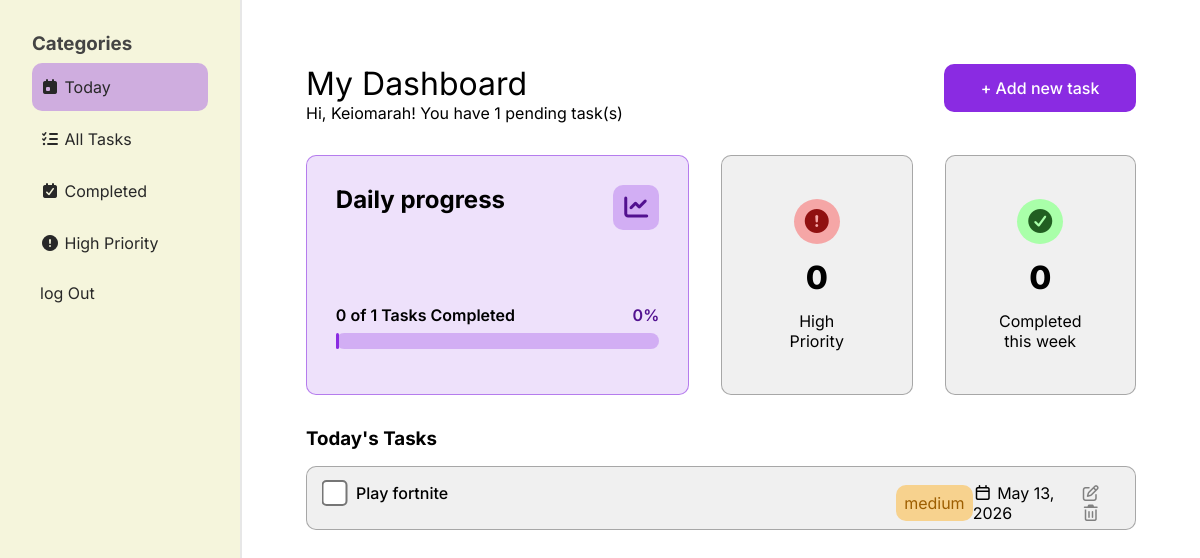
Screenshot of / (signed in) with the database file from the repository.
### website/models.py (models this page shows)
class User(db.Model, UserMixin):
    id = db.Column(db.Integer, primary_key=True)
    name = db.Column(db.String(150))
    surname = db.Column(db.String(150))
    email = db.Column(db.String(150), unique=True)
    phone = db.Column(db.String(10), unique=True)
    password = db.Column(db.String(150))
    tp = db.Column(db.Boolean, default=False)
    tasks = db.relationship('Task')

class Task(db.Model):
    task_name = db.Column(db.String(1000))
    complete = db.Column(db.Boolean, default=False)
    due = db.Column(db.Date, default=func.now())
    priority = db.Column(db.String(150))
    id = db.Column(db.Integer, primary_key=True)
    user_id = db.Column(db.Integer, db.ForeignKey('user.id'))

### website/views.py (the view)
@views.route('/')
@login_required
def home():
    tasks = Task.query.filter_by(user_id=current_user.id).all()
    today = date.today()
    for task in tasks:
       task.is_today = task.due == today
    return render_template('home.html', user=current_user)

### website/__init__.py (called while the page is built)
def create_app():
    app = Flask(__name__)
    app.config['SECRET_KEY'] = 'djfspfaskddshfosjcks'
    app.config['SQLALCHEMY_DATABASE_URI'] = f'sqlite:///{DB_NAME}'
    db.init_app(app)
    from .auth import auth
    from .views import views
    app.register_blueprint(auth, url_prefix="/auth")
    app.register_blueprint(views, url_prefix="/")
    create_database(app)
    from .models import User
    login_manager = LoginManager()
    login_manager.login_view = 'auth.login'
    login_manager.init_app(app)
    @login_manager.user_loader
    def load_user(id):
        return User.query.get(int(id))
    return app

### website/templates/home.html (shortened to what this page needs)
{% extends 'base.html' %} {% block content %}
<div class="home-page">
  <div id="homepage-sidebar" class="sidebar">
    <ul class="categories">
      <h3>Categories</h3>
      <li class="{% block tab1 %}selected{% endblock %}">
        <a href="/"><i class="fa-solid fa-calendar-day"></i> Today</a>
      </li>
      <li class="{% block tab2 %}{% endblock %}">
        <a href="/all-tasks"
          ><i class="fa-solid fa-list-check"></i> All Tasks</a
        >
      </li>
      <li class="{% block tab3 %}{% endblock %}">
        <a href="/completed-tasks"
          ><i class="fa-solid fa-calendar-check"></i> Completed</a
        >
      </li>
      <li class="{% block tab4 %}{% endblock %}">
        <a href="/high-priority-tasks"
          ><i class="fa-solid fa-circle-exclamation"></i> High Priority</a
        >
      </li>
    </ul>
    <div id="logout-btn">
      <a href="auth/logout">log Out</a>
    </div>
  </div>
  <div id="main-dashboard" class="main-dashboard">
    {% block dashboard %}
    <header>
      <div>
        <h1>My Dashboard</h1>
        <p>
          Hi, {{user.name}}! You have
          <span id="pending-task-counter"></span> pending task(s)
        </p>
      </div>
      <button class="purple-button add-task-btn">
        <span>&plus;</span> Add new task
      </button>
    </header>
    <div class="progress-container">
      <div class="daily-progress-container round-style">
        <div class="daily-progress-title">
          <h2>Daily progress</h2>
          <div class="icon">
            <i class="fa-solid fa-chart-line"></i>
          </div>
        </div>
        <div class="progress-bar-container">
          <div class="details-container">
            <p>
              <span id="completed-tasks-today"></span> of
              <span id="total-tasks-today"></span> Tasks Completed
            </p>
            <p><span id="percent-complete"></span>%</p>
          </div>
          <div class="progress-bar">
            <div class="progress" id="progress-bar-solid"></div>
          </div>
        </div>
      </div>
      <div
        class="high-priority-progress-container round-style secondary-progress"
      >
        <div class="icon">
          <i class="fa-solid fa-circle-exclamation"></i>
        </div>
        <p id="high-priority-counter">0</p>
        <p>High <br />Priority</p>
      </div>
      <div class="completed-week-container round-style secondary-progress">
        <div class="icon">
          <i class="fa-solid fa-circle-check"></i>
        </div>
        <p id="completed-counter">0</p>
        <p>
          Completed<br />
          this week
        </p>
      </div>
    </div>
    <div class="today-task-container">
      <h3>Today's Tasks</h3>
      <form class="tasks-container">
        {% if user.tasks %} {% for task in user.tasks %} {% if task.is_today %}
        <div
          class="task"
          id="{{ task.id }}-task"
          data-due="{{ task.due.isoformat() }}"
          data-complete="{{ task.complete }}"
        >
          <div>
            <input
              type="checkbox"
              id=""
              onChange="updateTask({{ task.id }})"
            />
            <div class="task-name">
              <p>{{task.task_name}}</p>
            </div>
          </div>
          <div class="task-details">
            <div class="task-priority {{task.priority}}">{{task.priority}}</div>
            <div class="task-date">
              <i class="fa-regular fa-calendar"></i>
              {{task.due.strftime("%b %d, %Y")}}
            </div>
            <div class="edit-delete-buttons">
              <button type="button" onClick="editTask({{ task.id }})">
                <i class="fa-regular fa-pen-to-square"></i>
              </button>
              <button type="button" onClick="deleteTask({{ task.id }})">
                <i class="fa-regular fa-trash-can"></i>
              </button>
            </div>
          </div>
        </div>
        {% endif %} {% endfor %} {% endif %}
      </form>
    </div>
    {% endblock %}
  </div>
</div>
{% endblock %}

### website/static/index.css (style rules this page uses)
html { font-family: "Inter", sans-serif; }
*, *::before, *::after { box-sizing: border-box; padding: 0; margin: 0; }
body { background-color: beige; display: flex; align-items: center; justify-content: center; width: 100vw; min-height: 100vh; overflow-x: hidden; }
a { text-decoration: none; }
h1 { font-weight: 400; }
.purple-button { all: unset; background-color: blueviolet; color: white; font-weight: 500; padding: 8px 0; text-align: center; border-radius: 10px; transition: all 0.3s ease; }
input { border-radius: 10px; padding: 8px; margin: 8px 0 16px 0; border: 1px solid grey; font-family: "Inter", sans-serif; }
.home-page { width: 100%; min-height: 100vh; display: grid; grid-template-columns: 1fr 4fr; }
.sidebar { padding: 2rem; color: rgb(68, 68, 68); width: 100%; height: 100vh; }
#logout-btn { margin: 1rem 0; }
.sidebar ul { list-style: none; display: flex; flex-direction: column; gap: 4px; }
.sidebar ul li { display: block; line-height: 3; border-radius: 10px; }
.sidebar ul li:first-of-type { margin-top: 4px; }
.sidebar a { display: block; width: 100%; height: 100%; padding-left: 8px; color: rgb(40, 40, 40); }
.selected { background-color: rgba(137, 43, 226, 0.356); }
.main-dashboard { background-color: white; padding: 4rem; display: flex; flex-direction: column; gap: 2rem; border-left: 2px solid rgba(201, 201, 201, 0.447); min-height: 100%; }
.main-dashboard header { display: flex; justify-content: space-between; }
.main-dashboard header button, #add-task-btn2 { height: 2rem; width: 12rem; }
.progress-container { display: grid; grid-template-columns: 2fr 1fr 1fr; column-gap: 2rem; height: 30vh; }
.round-style { border-radius: 10px; padding: 1.8rem; }
.daily-progress-container { background-color: rgba(137, 43, 226, 0.14); border: 1px solid rgba(137, 43, 226, 0.558); display: flex; flex-direction: column; justify-content: space-between; }
.daily-progress-title { display: flex; justify-content: space-between; }
.icon { padding: 8px; font-size: 1.5rem; border-radius: 10px; color: rgb(82, 17, 144); background-color: rgba(137, 43, 226, 0.274); }
.high-priority-progress-container .icon { background-color: rgba(255, 0, 0, 0.311); color: rgb(144, 16, 16); width: fit-content; border-radius: 50%; }
.completed-week-container .icon { background-color: rgb(169, 255, 169); color: rgb(33, 94, 33); width: fit-content; border-radius: 50%; }
.secondary-progress { display: flex; flex-direction: column; align-items: center; justify-content: space-evenly; background-color: rgba(128, 128, 128, 0.118); border: 1px solid rgba(128, 128, 128, 0.652); text-align: center; }
.progress-bar { height: 1rem; border-radius: 20px; background-color: rgba(137, 43, 226, 0.274); margin-bottom: 16px; margin-top: 8px; }
.progress { width: 1%; height: 100%; border-radius: inherit; background-color: blueviolet; }
.progress-bar-container .details-container { display: flex; justify-content: space-between; font-weight: 600; }
.progress-bar-container .details-container p:last-of-type { color: rgb(82, 17, 144); }
#high-priority-counter, #completed-counter { font-weight: 800; font-size: 2rem; }
.task { display: flex; align-items: flex-start; justify-content: space-between; width: 100%; height: 4rem; background-color: rgba(128, 128, 128, 0.118); border: 1px solid rgba(128, 128, 128, 0.652); margin: 1rem 0; border-radius: 10px; padding: 16px; }
.task-name { font-weight: 500; }
.task > div { display: flex; }
.task input { transform: scale(2); accent-color: blueviolet; margin: 0 15px 0 5px; }
.task-priority { padding: 8px; border-radius: 10px; }
.medium { background-color: rgba(255, 166, 0, 0.412); color: rgb(157, 94, 0); }
.task-details { display: flex; align-items: center; width: 28%; justify-content: space-evenly; }
.edit-delete-buttons button { all: unset; color: grey; transition: all 0.3s ease; }

### rows the page displays
User: name "Keiomarah"
Task: task_name "Play fortnite", priority "medium", due "May 13, 2026"
